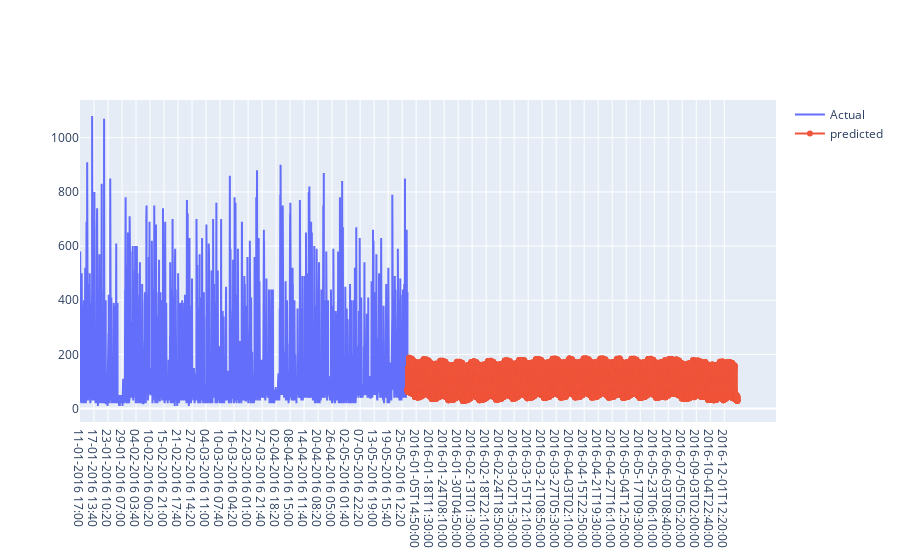

Notebook source saved alongside this figure:
### Markdown cell above
<details><summary>Solution</summary>

```python

y_true = df['y'].values
y_pred = prediction['yhat'][:19735].values
mae = mean_absolute_error(y_true, y_pred)
print('MAE: %.3f' % mae)

```

</details>

### Code cell
import plotly.graph_objects as go
fig = go.Figure([go.Scatter(x=df['ds'], y=df['y'],mode='lines',
                    name='Actual')])

fig.add_trace(go.Scatter(x=forecast['ds'], y=forecast['yhat'],
                   mode='lines+markers',
                    name='predicted'))

fig.show()

### Figure 1 — Plotly figure (JSON) as saved in the notebook; plotly's stock layout.template omitted (floating-point values rounded to 4 significant figures; data arrays with more than 128 entries replaced by an {"elided": "..."} marker saying what was removed)
{"data": [{"mode": "lines", "name": "Actual", "type": "scatter", "x": {"elided": "19735 str values"}, "y": {"elided": "19735 int values"}}, {"mode": "lines+markers", "name": "predicted", "type": "scatter", "x": {"elided": "19885 str values"}, "y": {"elided": "19885 float values"}}], "layout": {}}
